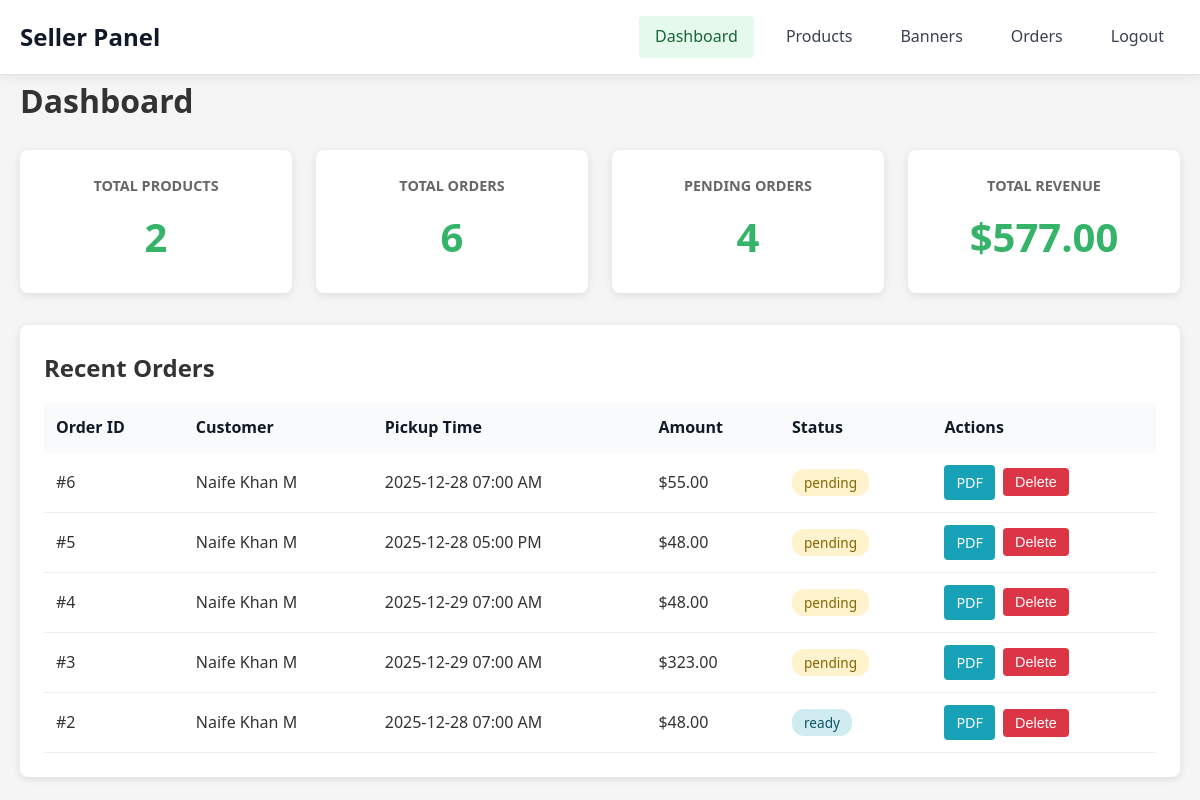
Screenshot of /seller/dashboard (signed in) with the database file from the repository.
### models.py (models this page shows, shortened)
class Order(db.Model):
    __tablename__ = 'orders'
    id = db.Column(db.Integer, primary_key=True)
    customer_name = db.Column(db.String(200), nullable=False)
    customer_email = db.Column(db.String(200), nullable=True)
    customer_phone = db.Column(db.String(20), nullable=False)
    pickup_time = db.Column(db.DateTime, nullable=False)
    total_amount = db.Column(db.Float, nullable=False)
    status = db.Column(db.String(50), default='pending')
    created_at = db.Column(db.DateTime, default=datetime.utcnow)
    items = db.relationship('OrderItem', backref='order', lazy=True, cascade='all, delete-orphan')

### app.py (the view)
@app.route('/seller/dashboard')
@seller_login_required
def seller_dashboard():
    total_products = Product.query.count()
    total_orders = Order.query.count()
    pending_orders = Order.query.filter_by(status='pending').count()
    total_revenue = db.session.query(db.func.sum(Order.total_amount)).scalar() or 0
    recent_orders = Order.query.order_by(Order.created_at.desc()).limit(5).all()
    return render_template('seller/dashboard.html',
                         total_products=total_products,
                         total_orders=total_orders,
                         pending_orders=pending_orders,
                         total_revenue=total_revenue,
                         recent_orders=recent_orders)

### app.py (called while the page is built)
def seller_login_required(f):
    from functools import wraps
    @wraps(f)
    def decorated_function(*args, **kwargs):
        if 'seller_id' not in session:
            return redirect(url_for('seller_login'))
        return f(*args, **kwargs)
    return decorated_function

### templates/seller/dashboard.html (shortened to what this page needs)
<!DOCTYPE html>
<html lang="en">
<head>
    <link rel="stylesheet" href="{{ url_for('static', filename='css/seller.css') }}">
</head>
<body>
    <nav class="seller-nav">
        <div class="container">
            <h2>Seller Panel</h2>
            <div class="nav-links">
                <a href="{{ url_for('seller_dashboard') }}" class="active">Dashboard</a>
                <a href="{{ url_for('seller_products') }}">Products</a>
                <a href="{{ url_for('seller_banners') }}">Banners</a>
                <a href="{{ url_for('seller_orders') }}">Orders</a>
                <a href="{{ url_for('seller_logout') }}">Logout</a>
            </div>
        </div>
    </nav>
    <main class="container">
        <h1>Dashboard</h1>
        <div class="stats-grid">
            <div class="stat-card">
                <h3>Total Products</h3>
                <p class="stat-number">{{ total_products }}</p>
            </div>
            <div class="stat-card">
                <h3>Total Orders</h3>
                <p class="stat-number">{{ total_orders }}</p>
            </div>
            <div class="stat-card">
                <h3>Pending Orders</h3>
                <p class="stat-number">{{ pending_orders }}</p>
            </div>
            <div class="stat-card">
                <h3>Total Revenue</h3>
                <p class="stat-number">${{ "%.2f"|format(total_revenue) }}</p>
            </div>
        </div>
        <div class="recent-orders">
            <h2>Recent Orders</h2>
            {% if recent_orders %}
            <table class="data-table">
                <thead>
                    <tr>
                        <th>Order ID</th>
                        <th>Customer</th>
                        <th>Pickup Time</th>
                        <th>Amount</th>
                        <th>Status</th>
                        <th>Actions</th>
                    </tr>
                </thead>
                <tbody>
                    {% for order in recent_orders %}
                    <tr>
                        <td>#{{ order.id }}</td>
                        <td>{{ order.customer_name }}</td>
                        <td>{{ order.pickup_time.strftime('%Y-%m-%d %I:%M %p') }}</td>
                        <td>${{ "%.2f"|format(order.total_amount) }}</td>
                        <td><span class="status-badge status-{{ order.status }}">{{ order.status }}</span></td>
                        <td>
                            <div style="display: flex; gap: 0.5rem; align-items: center;">
                                <a href="{{ url_for('download_bill', order_id=order.id) }}" class="btn-download" style="text-decoration: none; display: inline-block;">
                                    PDF
                                </a>
                                <form method="POST" action="{{ url_for('delete_order', id=order.id) }}" style="display: inline;" onsubmit="return confirm('Are you sure you want to delete this order? This action cannot be undone.');">
                                    <button type="submit" class="btn-delete">
                                        Delete
                                    </button>
                                </form>
                            </div>
                        </td>
                    </tr>
                    {% endfor %}
                </tbody>
            </table>
            {% else %}
            <p>No orders yet.</p>
            {% endif %}
        </div>
    </main>
</body>
</html>

### static/css/seller.css (style rules this page uses)
* { margin: 0; padding: 0; box-sizing: border-box; }
body { font-family: 'Segoe UI', Tahoma, Geneva, Verdana, sans-serif; line-height: 1.6; color: #333; background-color: #f5f5f5; }
.container { max-width: 1200px; margin: 0 auto; padding: 0 20px; }
.seller-nav { background: #ffffff; color: #111827; padding: 1rem 0; box-shadow: 0 4px 12px rgba(15, 23, 42, 0.06); border-bottom: 1px solid rgba(148, 163, 184, 0.3); }
.seller-nav .container { display: flex; justify-content: space-between; align-items: center; }
.seller-nav h2 { font-size: 1.5rem; }
.nav-links { display: flex; gap: 1rem; }
.nav-links a { color: #374151; text-decoration: none; padding: 8px 16px; border-radius: 4px; transition: background-color 0.3s; }
.nav-links a:hover, .nav-links a.active { background-color: #e5f9ed; color: #166534; }
main { padding: 2rem 0; min-height: calc(100vh - 200px); }
h1 { margin-bottom: 1.5rem; color: #333; }
.stats-grid { display: grid; grid-template-columns: repeat(auto-fit, minmax(250px, 1fr)); gap: 1.5rem; margin-bottom: 2rem; }
.stat-card { background: white; padding: 1.5rem; border-radius: 8px; box-shadow: 0 2px 8px rgba(0,0,0,0.1); text-align: center; }
.stat-card h3 { color: #666; font-size: 0.9rem; margin-bottom: 0.5rem; text-transform: uppercase; }
.stat-number { font-size: 2.5rem; font-weight: bold; color: #35b369; }
.data-table { width: 100%; border-collapse: collapse; }
.data-table th { background: #f9fafb; color: #111827; padding: 12px; text-align: left; font-weight: 600; }
.data-table td { padding: 12px; border-bottom: 1px solid #eee; }
.status-badge { padding: 4px 12px; border-radius: 12px; font-size: 0.85rem; font-weight: 500; }
.status-pending { background: #fff3cd; color: #856404; }
.status-ready { background: #d1ecf1; color: #0c5460; }
.btn-delete { padding: 6px 12px; background: #dc3545; color: white; border: none; border-radius: 4px; cursor: pointer; font-size: 0.9rem; transition: background-color 0.3s; }
.btn-download { padding: 6px 12px; background: #17a2b8; color: white; border: none; border-radius: 4px; cursor: pointer; font-size: 0.9rem; transition: background-color 0.3s; display: inline-block; }
.recent-orders { background: white; border-radius: 8px; padding: 1.5rem; box-shadow: 0 2px 8px rgba(0,0,0,0.1); }
.recent-orders h2 { margin-bottom: 1rem; }

### rows the page displays
Order: id "6", customer_name "Naife Khan M", pickup_time "2025-12-28 07:00 AM", total_amount "55.00", status "pending"
Order: id "5", customer_name "Naife Khan M", pickup_time "2025-12-28 05:00 PM", total_amount "48.00", status "pending"
Order: id "4", customer_name "Naife Khan M", pickup_time "2025-12-29 07:00 AM", total_amount "48.00", status "pending"
Order: id "3", customer_name "Naife Khan M", pickup_time "2025-12-29 07:00 AM", total_amount "323.00", status "pending"
Order: id "2", customer_name "Naife Khan M", pickup_time "2025-12-28 07:00 AM", total_amount "48.00", status "ready"

### other values shown
{{ total_products }} "2"
{{ total_orders }} "6"
{{ pending_orders }} "4"
{{ "%.2f"|format(total_revenue) }} "577.00"
